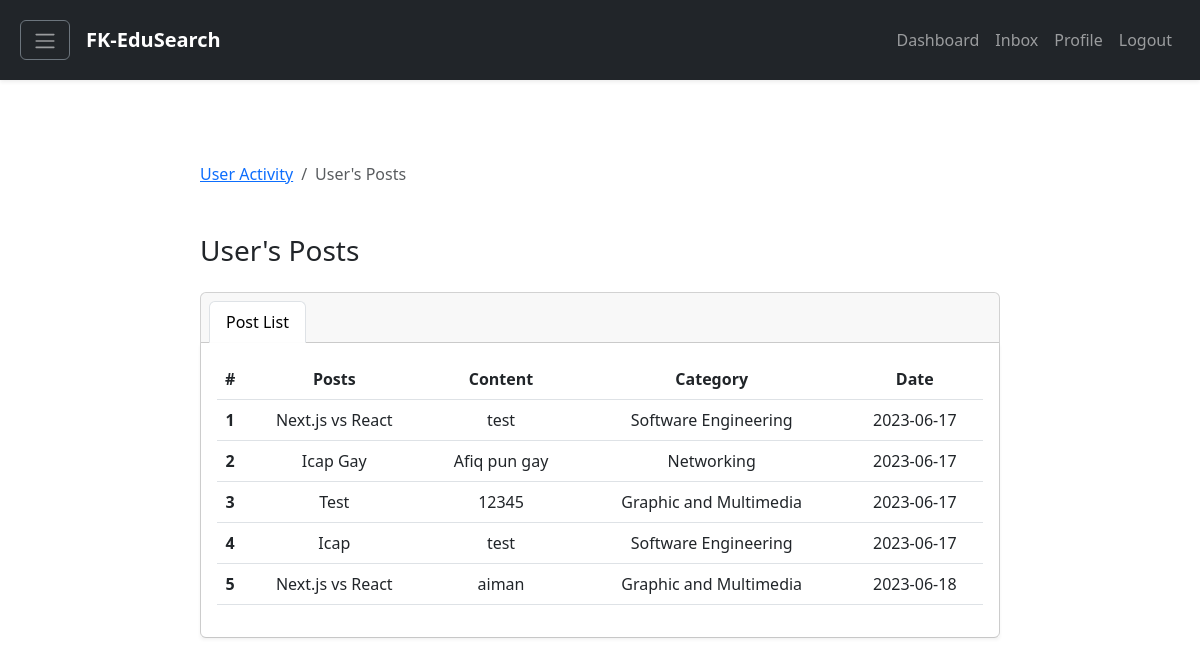
/userReportDetails.php?user=isyrafmagic, run on the app's committed database.
### tables this page shows
CREATE TABLE `post` (
  `postid` int NOT NULL,
  `userid` int DEFAULT NULL,
  `replyid` int DEFAULT NULL,
  `postTopic` varchar(60) NOT NULL,
  `postContent` varchar(1000) NOT NULL,
  `postCategory` varchar(60) NOT NULL,
  `image` longblob NOT NULL,
  `postDate` timestamp NOT NULL DEFAULT CURRENT_TIMESTAMP ON UPDATE CURRENT_TIMESTAMP,
  `postStatus` varchar(60) DEFAULT NULL
);

### classes/Report.classes.php (called while the page is built, shortened)
<?php
class Report extends Connection
{
    public function getPostsByUsername($username)
    {
        $connection = $this->getConnection();
        $query = "SELECT user.username, post.postTopic, post.postContent, post.postCategory, post.postDate
        FROM post
        INNER JOIN user ON post.userid=user.userid
        WHERE user.username = '$username'";
        $result = mysqli_query($connection, $query);
        if (!$result) {
            return false;
        } else {
            return $result;
        }
    }
}
?>

### userReportDetails.php (the view, shortened to what this page needs)
<!DOCTYPE html>
<html lang="en">
<head>
    <link href="https://cdn.jsdelivr.net/npm/bootstrap@5.3.0-alpha3/dist/css/bootstrap.min.css" rel="stylesheet"
>
    <link rel="stylesheet" href="https://cdnjs.cloudflare.com/ajax/libs/font-awesome/4.7.0/css/font-awesome.min.css">
</head>
<body>
    <?php include "components/navigation.php"; ?>
    <div class="d-flex flex-column justify-content-center align-item-center vh-100"
        style="padding-left: 200px; padding-right: 200px">
        <div class="row">
            <div class="col-md">
                <nav aria-label="breadcrumb">
                    <ol class="breadcrumb">
                        <li class="breadcrumb-item"><a href="userReport.php">User Activity</a></li>
                        <li class="breadcrumb-item active" aria-current="page">User's Posts</li>
                    </ol>
                </nav>
                <h3 class="mt-5">User's Posts</h3>
                <div class="card text-center mt-4">
                    <div class="card-header">
                        <ul class="nav nav-tabs card-header-tabs">
                            <li class="nav-item">
                                <a class="nav-link active" aria-current="true" href="#">Post List</a>
                            </li>
                        </ul>
                    </div>
                    <div class="card-body shadow-sm">
                        <table class="table">
                            <thead>
                                <tr>
                                    <th scope="col">#</th>
                                    <th scope="col">Posts</th>
                                    <th scope="col">Content</th>
                                    <th scope="col">Category</th>
                                    <th scope="col">Date</th>
                                </tr>
                            </thead>
                            <tbody>
                                <?php
                                $username = $_GET['user'];
                                $reportDetails = new ReportController();
                                $results = $reportDetails->getPostsByUsername($username);
                                if ($results && $results->num_rows > 0) {
                                    $rowNumber = 1;
                                    $posts = [];
                                    while ($row = $results->fetch_assoc()) {
                                        $posts[] = $row;
                                    }
                                    foreach ($posts as $post) {
                                        $postTopic = $post['postTopic'];
                                        $postContent = $post['postContent'];
                                        $postCategory = $post['postCategory'];
                                        $postDate = $post['postDate'];
                                        ?>
                                        <tr>
                                            <th scope="row" style="width:10px">
                                                <?php echo $rowNumber; ?>
                                            </th>
                                            <td>
                                                <?php echo $postTopic; ?>
                                            </td>
                                            <td>
                                                <?php echo $postContent; ?>
                                            </td>
                                            <td>
                                                <?php echo $postCategory; ?>
                                            </td>
                                            <td>
                                                <?php echo date('Y-m-d', strtotime($postDate)); ?>
                                            </td>
                                        </tr>
                                        <?php
                                        $rowNumber++;
                                    }
                                } else {
                                    ?>
                                    <tr>
                                        <td colspan="2">No posts found for this user.</td>
                                    </tr>
                                    <?php
                                }
                                ?>
                            </tbody>
                        </table>
                    </div>
                </div>
            </div>
        </div>
    </div>
</body>
</html>

### data on the page
post: postTopic "Next.js vs React", postContent "test", postCategory "Software Engineering", postDate "2023-06-17"
post: postTopic "Icap Gay", postContent "Afiq pun gay", postCategory "Networking", postDate "2023-06-17"
post: postTopic "Test", postContent "12345", postCategory "Graphic and Multimedia", postDate "2023-06-17"
post: postTopic "Icap", postContent "test", postCategory "Software Engineering", postDate "2023-06-17"
post: postTopic "Next.js vs React", postContent "aiman", postCategory "Graphic and Multimedia", postDate "2023-06-18"
